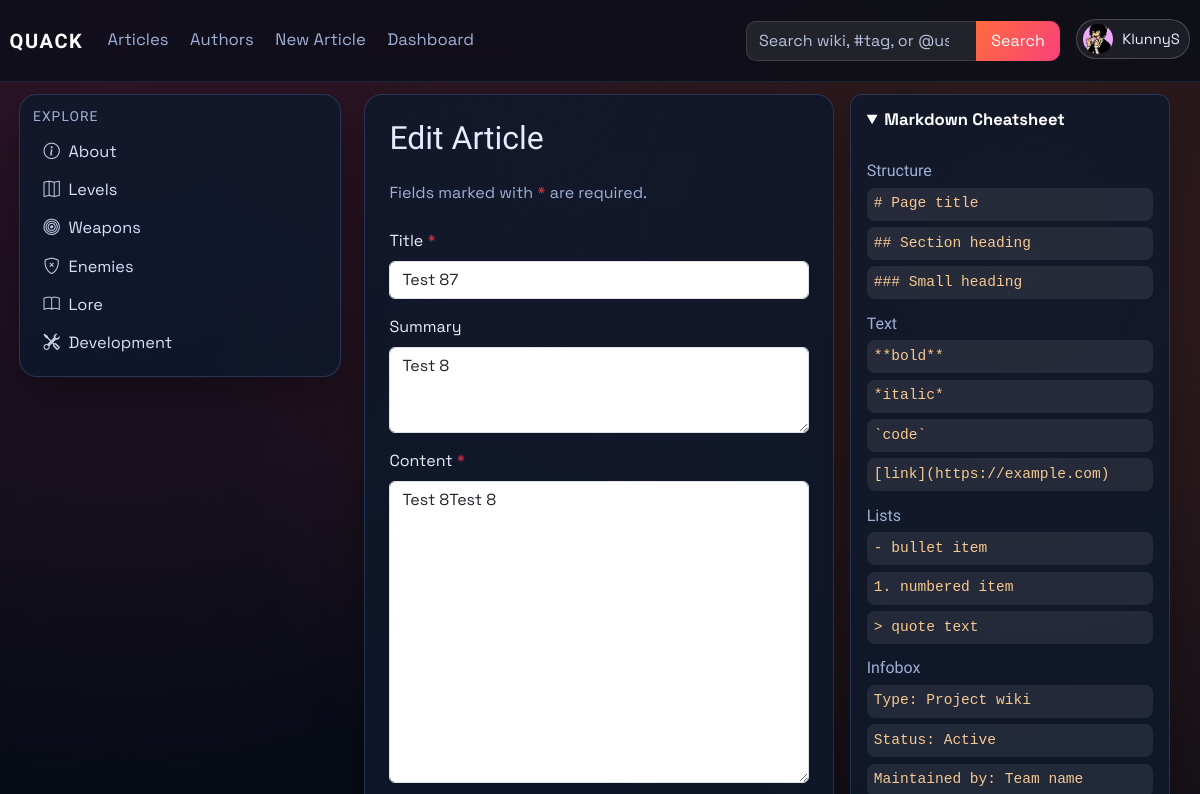
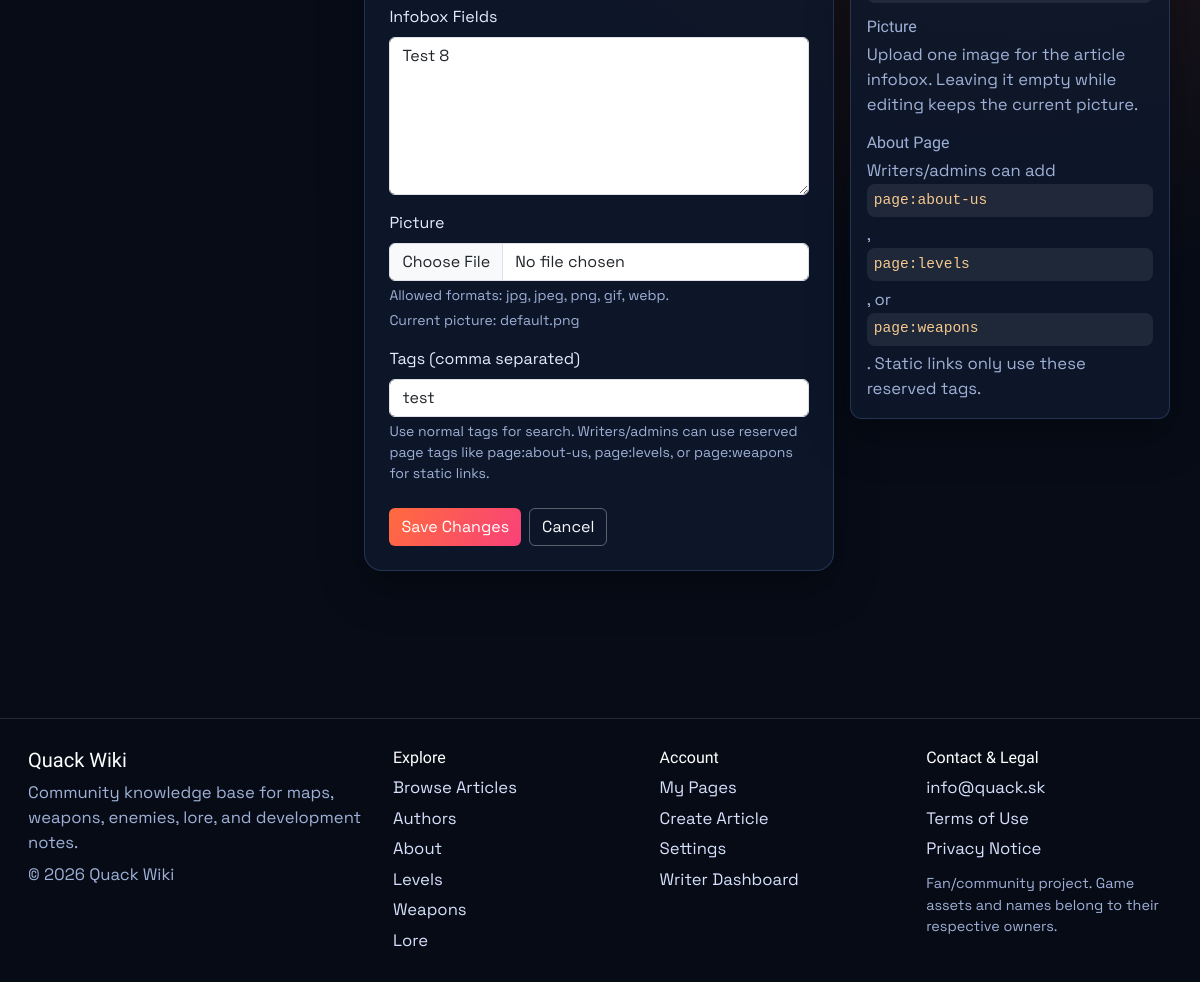
The app's page /articles/19/edit (signed in) with its own data (2 pictures, top to bottom).
### models.py (models this page shows, shortened)
class User(db.Model, UserMixin):
    id = db.Column(db.Integer, primary_key=True)
    username = db.Column(db.String(120), unique=True, nullable=False)
    email = db.Column(db.String(120), unique=True, nullable=False)
    password_hash = db.Column(db.String(128), nullable=False)
    profile_image_url = db.Column(db.String(120), nullable=True)
    public_display_name = db.Column(db.String(80), nullable=True)
    public_bio = db.Column(db.Text, nullable=True)
    created_at = db.Column(db.DateTime, default=datetime.utcnow)
    role = db.Column(db.String(30), default='user')
    is_archived = db.Column(db.Boolean, default=False, nullable=False)
    archived_at = db.Column(db.DateTime, nullable=True)

class Article(db.Model):
    id = db.Column(db.Integer, primary_key=True)
    title = db.Column(db.String(120), unique=True, nullable=False)
    author = db.Column(db.String(120), nullable=False)
    created_at = db.Column(db.DateTime, default=datetime.utcnow)
    image_url = db.Column(db.String(120), default='default.png')
    summary = db.Column(db.Text)
    content = db.Column(db.Text, nullable=False)
    infobox_data = db.Column(db.Text, nullable=True)
    tags = db.Column(db.JSON, default=list)
    status = db.Column(db.String(20), default='pending', nullable=False)
    approved_by = db.Column(db.String(120), nullable=True)
    approved_at = db.Column(db.DateTime, nullable=True)
    is_archived = db.Column(db.Boolean, default=False, nullable=False)
    archived_at = db.Column(db.DateTime, nullable=True)

### main.py (the view, shortened to what this page needs)
@app.route('/articles/<int:article_id>/edit', methods=['GET', 'POST'])
@login_required
def edit_article(article_id):
    article_obj = Article.query.get_or_404(article_id)
    if article_obj.is_archived:
        flash('Archived articles cannot be edited.', 'warning')
        return redirect(url_for('my_pages') if article_obj.author == current_user.username else url_for('articles'))
    if not can_edit_article(article_obj):
        abort(403)
    pending_revision = ArticleRevision.query.filter_by(
        article_id=article_obj.id,
        status='pending',
    ).order_by(ArticleRevision.created_at.desc()).first()
    form_source = pending_revision or article_obj
    form = ArticleForm(obj=form_source)
    if request.method == 'GET':
        form.tags.data = ', '.join(form_source.tags or [])
        form.infobox_data.data = form_source.infobox_data or ''
    return render_template('create_article.html', form=form, is_edit=True, article=article_obj)

### forms.py
class ArticleForm(FlaskForm):
    title = StringField("Title", validators=[DataRequired(), Length(min=3, max=120)])
    summary = TextAreaField("Summary", validators=[Length(max=1000)])
    content = TextAreaField("Content", validators=[DataRequired()])
    infobox_data = TextAreaField("Infobox Fields", validators=[Length(max=3000)])
    image_file = FileField("Picture", validators=[
        FileAllowed(IMAGE_EXTENSIONS, "Images only."),
        FileSize(max_size=MAX_IMAGE_UPLOAD_SIZE, message=IMAGE_UPLOAD_SIZE_MESSAGE),
    ])
    remove_image = BooleanField("Remove current picture")
    tags = StringField("Tags (comma separated)")
    submit = SubmitField("Create Article")

### main.py (called while the page is built)
def get_site_settings():
    settings = SiteSettings.query.get(1)
    if not settings:
        settings = SiteSettings(id=1)
        db.session.add(settings)
        db.session.commit()
    return settings

@app.context_processor
def inject_site_settings():
    return {'site_settings': get_site_settings()}

@login_manager.user_loader
def load_user(user_id):
    user = User.query.get(int(user_id))
    if user and user.is_archived:
        return None
    return user

def can_edit_article(article_obj: Article) -> bool:
    if not current_user.is_authenticated:
        return False
    if article_obj.is_archived:
        return False
    if current_user.role in ['admin', 'writer']:
        return True
    return article_obj.author == current_user.username

### templates/create_article.html (shortened to what this page needs)
{% extends "_base.html" %}
{% block content %}
<div class="container-fluid px-0">
    <div class="article-editor-layout mx-auto">
        <div class="card p-4">
            <h2 class="mb-4">{% if is_edit %}Edit Article{% else %}Create Article{% endif %}</h2>
            <p class="text-muted mb-4">Fields marked with <span class="text-danger">*</span> are required.</p>
            <form method="POST" enctype="multipart/form-data" action="{% if is_edit and article %}{{ url_for('edit_article', article_id=article.id) }}{% else %}{{ url_for('create_article') }}{% endif %}">
                <div class="mb-3">
                    <label class="form-label">{{ form.title.label.text }} <span class="text-danger">*</span></label>
                    {{ form.title(class="form-control", placeholder="Article title") }}
                </div>
                <div class="mb-3">
                    {{ form.summary.label(class="form-label") }}
                    {{ form.summary(class="form-control", rows="3", placeholder="Short summary") }}
                </div>
                <div class="mb-3">
                    <label class="form-label">{{ form.content.label.text }} <span class="text-danger">*</span></label>
                    {{ form.content(class="form-control", rows="12", placeholder="Main article content") }}
                </div>
                <div class="mb-3">
                    {{ form.infobox_data.label(class="form-label") }}
                    {{ form.infobox_data(class="form-control", rows="6", placeholder="Type: Project wiki\nStatus: Active\nPurpose: Community knowledge base") }}
                </div>
                <div class="mb-3">
                    {{ form.image_file.label(class="form-label") }}
                    {{ form.image_file(class="form-control") }}
                    <div class="form-text text-muted mt-1">Allowed formats: jpg, jpeg, png, gif, webp.</div>
                    {% if is_edit and article and article.image_url %}
                    <div class="form-text text-muted mt-1">Current picture: {{ article.image_url }}</div>
                    {% endif %}
                </div>
                <div class="mb-4">
                    {{ form.tags.label(class="form-label") }}
                    {{ form.tags(class="form-control", placeholder="guide, lore, page:about-us") }}
                    <div class="form-text text-muted mt-1">Use normal tags for search. Writers/admins can use reserved page tags like page:about-us, page:levels, or page:weapons for static links.</div>
                </div>
                <div class="d-flex gap-2">
                    {{ form.submit(class="btn btn-brand", value=('Save Changes' if is_edit else 'Create Article')) }}
                    <a href="{{ url_for('index') }}" class="btn btn-outline-light">Cancel</a>
                </div>
            </form>
        </div>
        <aside class="editor-help">
            <details class="help-dropdown" open>
                <summary>Markdown Cheatsheet</summary>
                <div class="help-content">
                    <h6>Structure</h6>
                    <code># Page title</code>
                    <code>## Section heading</code>
                    <code>### Small heading</code>
                    <h6>Text</h6>
                    <code>**bold**</code>
                    <code>*italic*</code>
                    <code>`code`</code>
                    <code>[link](https://example.com)</code>
                    <h6>Lists</h6>
                    <code>- bullet item</code>
                    <code>1. numbered item</code>
                    <code>&gt; quote text</code>
                    <h6>Infobox</h6>
                    <code>Type: Project wiki</code>
                    <code>Status: Active</code>
                    <code>Maintained by: Team name</code>
                    <h6>Picture</h6>
                    <p>Upload one image for the article infobox. Leaving it empty while editing keeps the current picture.</p>
                    <h6>About Page</h6>
                    <p>Writers/admins can add <code>page:about-us</code>, <code>page:levels</code>, or <code>page:weapons</code>. Static links only use these reserved tags.</p>
                </div>
            </details>
        </aside>
    </div>
</div>
{% endblock %}

### templates/partials/navbar.html (shortened to what this page needs)
<nav class="navbar navbar-expand-lg main-nav">
    <div class="container-fluid nav-wrap">
        <a class="navbar-brand brand-mark" href="{{ url_for('index') }}">QUACK</a>
        <div class="collapse navbar-collapse" id="navbarNav">
            <ul class="navbar-nav me-auto nav-links">
                <li class="nav-item"><a class="nav-link" href="{{ url_for('articles') }}">Articles</a></li>
                <li class="nav-item"><a class="nav-link" href="{{ url_for('authors') }}">Authors</a></li>
                <li class="nav-item"><a class="nav-link" href="{{ url_for('create_article') }}">New Article</a></li>
                {% if current_user.is_authenticated and current_user.role == "admin" %}
                <li class="nav-item"><a class="nav-link" href="{{ url_for('dashboard_users') }}">Dashboard</a></li>
                {% elif current_user.is_authenticated and current_user.role == "writer" %}
                <li class="nav-item"><a class="nav-link" href="{{ url_for('dashboard_articles') }}">Dashboard</a></li>
                {% endif %}
            </ul>
            <ul class="navbar-nav ms-auto align-items-lg-center nav-tools">
                <li class="nav-item nav-search-wrap">
                    <form class="nav-search" method="GET" action="{{ url_for('site_search') }}">
                        {% set nav_query = request.args.get('q', '') %}
                        {% if request.endpoint == 'authors' and request.args.get('all') == '1' and nav_query %}
                            {% set nav_query = '@' ~ nav_query %}
                        {% elif request.endpoint not in ['articles', 'authors'] %}
                            {% set nav_query = '' %}
                        {% endif %}
                        <input class="form-control" type="search" name="q" value="{{ nav_query }}" placeholder="Search wiki, #tag, or @user">
                        <button class="btn btn-brand" type="submit">Search</button>
                    </form>
                </li>
                {% if current_user.is_authenticated %}
                <li class="nav-item dropdown ms-lg-3">
                    <a class="profile-trigger" href="#" role="button" data-bs-toggle="dropdown" aria-expanded="false">
                        {% if current_user.profile_image_url %}
                        <img class="profile-avatar profile-avatar-img" src="{{ url_for('static', filename='img/' ~ current_user.profile_image_url) }}" alt="{{ current_user.username }} profile picture">
                        {% else %}
                        <span class="profile-avatar">{{ current_user.username[0]|upper }}</span>
                        {% endif %}
                        <span class="profile-name">{{ current_user.username }}</span>
                    </a>
                </li>
                {% else %}
                <li class="nav-item ms-lg-3">
                    <a class="btn btn-outline-light nav-login-btn" href="{{ url_for('login') }}">Login</a>
                </li>
                {% endif %}
            </ul>
        </div>
    </div>
</nav>

### static/css/style.css (style rules this page uses)
:root { --bg: #070c17; --bg-soft: #101a2d; --panel: rgba(14, 25, 44, 0.82); --panel-border: rgba(130, 170, 255, 0.2); --text: #e6ecff; --text-dim: #9fb0d6; --brand: #ff6b3d; --brand-2: #f9417a; --ok: #2ccf9f; --radius: 18px; --shadow: 0 18px 45px rgba(0, 0, 0, 0.3); --nav-height: 72px; --sidebar-width: 330px; --footer-height: 124px; --layout-top-pad: 5.6rem; --layout-side-pad: 1.2rem; --sidebar-top-offset: -0.35rem; }
* { box-sizing: border-box; }
body { margin: 0; color: var(--text); font-family: "Space Grotesk", sans-serif; font-size: 1.04rem; background: radial-gradient(circle at 10% 0%, rgba(249, 65, 122, 0.18), transparent 38%), radial-gradient(circle at 85% 15%, rgba(255, 107, 61, 0.2), transparent 45%), linear-gradient(180deg, #060b16, var(--bg)); min-height: 100vh; display: flex; flex-direction: column; }
h1, h2, h3, h4, h5, h6, .navbar-brand { font-family: "Sora", sans-serif; }
a { text-decoration: none; color: inherit; }
.main-nav { position: fixed; top: 0; left: 0; right: 0; width: 100%; margin-top: 0; z-index: 40; backdrop-filter: blur(10px); background: rgba(8, 13, 24, 0.72); border-top: 0; border-bottom: 1px solid rgba(130, 170, 255, 0.15); }
.nav-wrap { padding: 0.7rem 0.6rem; align-items: center; }
.brand-mark { font-weight: 700; letter-spacing: 0.08em; color: #fff; transition: color 0.2s ease, text-shadow 0.2s ease; }
.nav-links .nav-link { color: var(--text-dim); margin-right: 0.35rem; transition: color 0.2s ease; }
.nav-search { display: flex; align-items: stretch; gap: 0; }
.nav-search .form-control { background: rgba(255, 255, 255, 0.08); border: 1px solid rgba(255, 255, 255, 0.12); border-right: 0; border-radius: 10px 0 0 10px; color: #fff; min-width: 230px; height: 40px; }
.nav-search .form-control::placeholder { color: #b6c2de; }
.nav-search .btn { height: 40px; border-radius: 0 10px 10px 0; padding-inline: 0.95rem; }
.profile-trigger { height: 40px; display: inline-flex; align-items: center; gap: 0.6rem; padding: 0 0.6rem 0 0.35rem; border: 1px solid rgba(255, 255, 255, 0.2); border-radius: 999px; background: rgba(255, 255, 255, 0.06); color: #e8efff; transition: background-color 0.2s ease, border-color 0.2s ease; }
.profile-avatar { width: 30px; height: 30px; border-radius: 50%; display: inline-grid; place-items: center; font-weight: 700; font-size: 0.85rem; color: #fff; background: linear-gradient(135deg, var(--brand), var(--brand-2)); }
.profile-avatar-img { object-fit: cover; background: rgba(255, 255, 255, 0.12); }
.profile-name { max-width: 130px; overflow: hidden; text-overflow: ellipsis; white-space: nowrap; font-size: 0.92rem; }
.article-editor-layout { display: grid; grid-template-columns: minmax(0, 900px) minmax(240px, 320px); gap: 1rem; align-items: start; max-width: 1240px; }
.editor-help { position: sticky; top: calc(var(--nav-height) + 1rem); }
.help-dropdown { border: 1px solid var(--panel-border); border-radius: 12px; background: var(--panel); box-shadow: var(--shadow); }
.help-dropdown summary { cursor: pointer; padding: 0.85rem 1rem; font-weight: 700; color: #fff; }
.help-content { padding: 0 1rem 1rem; }
.help-content h6 { margin-top: 0.9rem; margin-bottom: 0.45rem; color: var(--text-dim); }
.help-content code { display: block; margin-bottom: 0.4rem; padding: 0.35rem 0.45rem; border-radius: 8px; color: #f6c98f; background: rgba(255, 255, 255, 0.08); white-space: normal; }
.help-content p { color: var(--text-dim); margin-bottom: 0; }
.card { border-radius: var(--radius); border: 1px solid var(--panel-border); background: var(--panel); color: var(--text); box-shadow: var(--shadow); }
.card, .table, .form-control, .form-select, .btn { font-size: 1rem; }
.info-card p, .article-meta, .card p, .text-muted { color: var(--text-dim) !important; }
.btn-brand, .btn-primary { border: none; color: #fff; background: linear-gradient(120deg, var(--brand), var(--brand-2)); }
.btn-outline-light { border-color: rgba(255, 255, 255, 0.32); }

### records on screen
User: profile_image_url (picture), username "KlunnyS"
Article: title "Test 87", summary "Test 8", content "Test 8Test 8", infobox_data "Test 8", image_url "default.png", tags "test"

### other values on screen
{{ label }} "About Levels Weapons Enemies Lore Development About Levels Weapons Lore"
